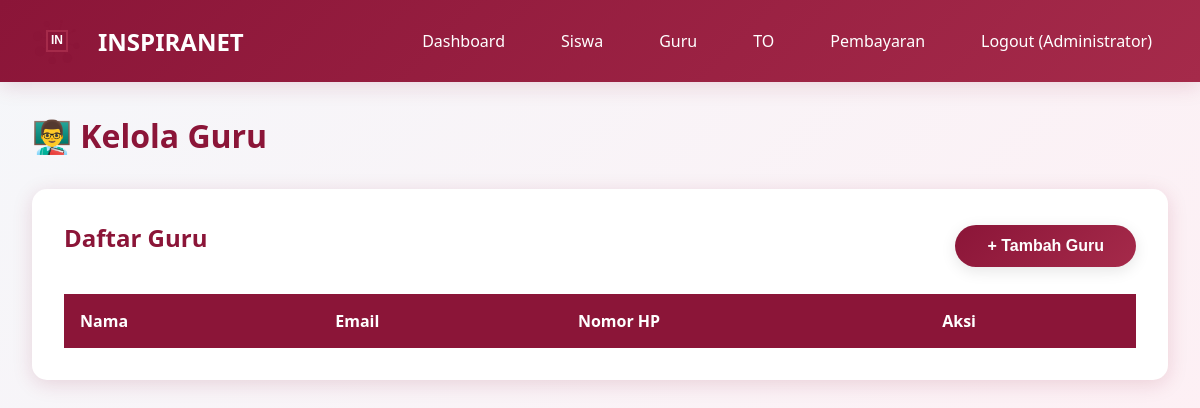
Before: /admin/teachers (signed in) with the older database file.
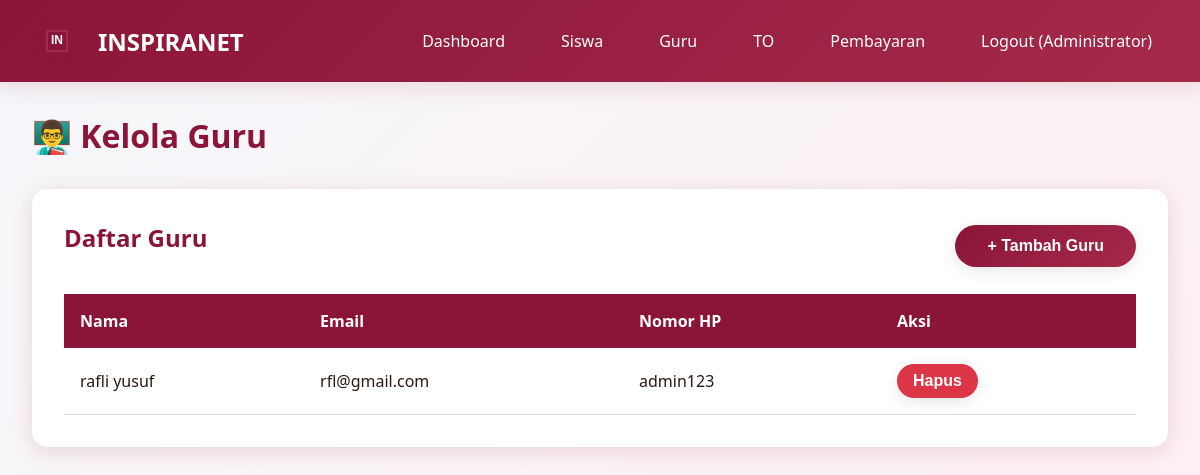
After: the same page with the newer database file.
### models.py (models this page shows, shortened)
class User(UserMixin, db.Model):
    __tablename__ = 'users'
    id = db.Column(db.Integer, primary_key=True)
    email = db.Column(db.String(120), unique=True, nullable=False)
    password_hash = db.Column(db.String(255), nullable=False)
    full_name = db.Column(db.String(100), nullable=False)
    role = db.Column(db.String(20), nullable=False, default='student')
    inspira_branch = db.Column(db.String(50), nullable=True)
    class_level = db.Column(db.String(20), nullable=True)
    school_name = db.Column(db.String(150), nullable=True)
    phone_number = db.Column(db.String(20), nullable=True)
    created_at = db.Column(db.DateTime, default=datetime.utcnow)
    exam_attempts = db.relationship('ExamAttempt', backref='user', lazy=True, cascade='all, delete-orphan')
    payments = db.relationship('Payment', backref='user', lazy=True, cascade='all, delete-orphan')
    leaderboard_entries = db.relationship('Leaderboard', backref='user', lazy=True, cascade='all, delete-orphan')

### app.py (the view)
@app.route('/admin/teachers')
@login_required
def admin_teachers():
    if current_user.role != 'admin':
        flash('Akses ditolak!', 'danger')
        return redirect(url_for('index'))
    teachers = User.query.filter_by(role='teacher').all()
    return render_template('admin_teachers.html', teachers=teachers)

### app.py (called while the page is built)
@login_manager.user_loader
def load_user(user_id):
    return User.query.get(int(user_id))

@app.before_request
def ensure_db():
    if not hasattr(app, '_db_initialized'):
        app._db_initialized = True
        init_database()

### templates/admin_teachers.html (shortened to what this page needs)
{% extends "base.html" %}
{% block content %}
<h1 style="color: var(--primary-color); margin-bottom: 2rem;">👨‍🏫 Kelola Guru</h1>
<div class="card">
    <div style="display: flex; justify-content: space-between; align-items: center; margin-bottom: 1.5rem;">
        <h2>Daftar Guru</h2>
        <button onclick="showModal('addTeacherModal')" class="btn btn-primary">+ Tambah Guru</button>
    </div>
    <table class="table">
        <thead>
            <tr>
                <th>Nama</th>
                <th>Email</th>
                <th>Nomor HP</th>
                <th>Aksi</th>
            </tr>
        </thead>
        <tbody>
            {% for teacher in teachers %}
            <tr>
                <td>{{ teacher.full_name }}</td>
                <td>{{ teacher.email }}</td>
                <td>{{ teacher.phone_number }}</td>
                <td>
                    <form method="POST" action="{{ url_for('admin_delete_teacher', id=teacher.id) }}" style="display: inline;" data-confirm-delete>
                        <button type="submit" class="btn btn-danger" style="padding: 0.5rem 1rem;">Hapus</button>
                    </form>
                </td>
            </tr>
            {% endfor %}
        </tbody>
    </table>
</div>
{% endblock %}

Changed rows visible on the page:
added User: full_name "rafli yusuf", email "rfl@gmail.com", phone_number "admin123"
